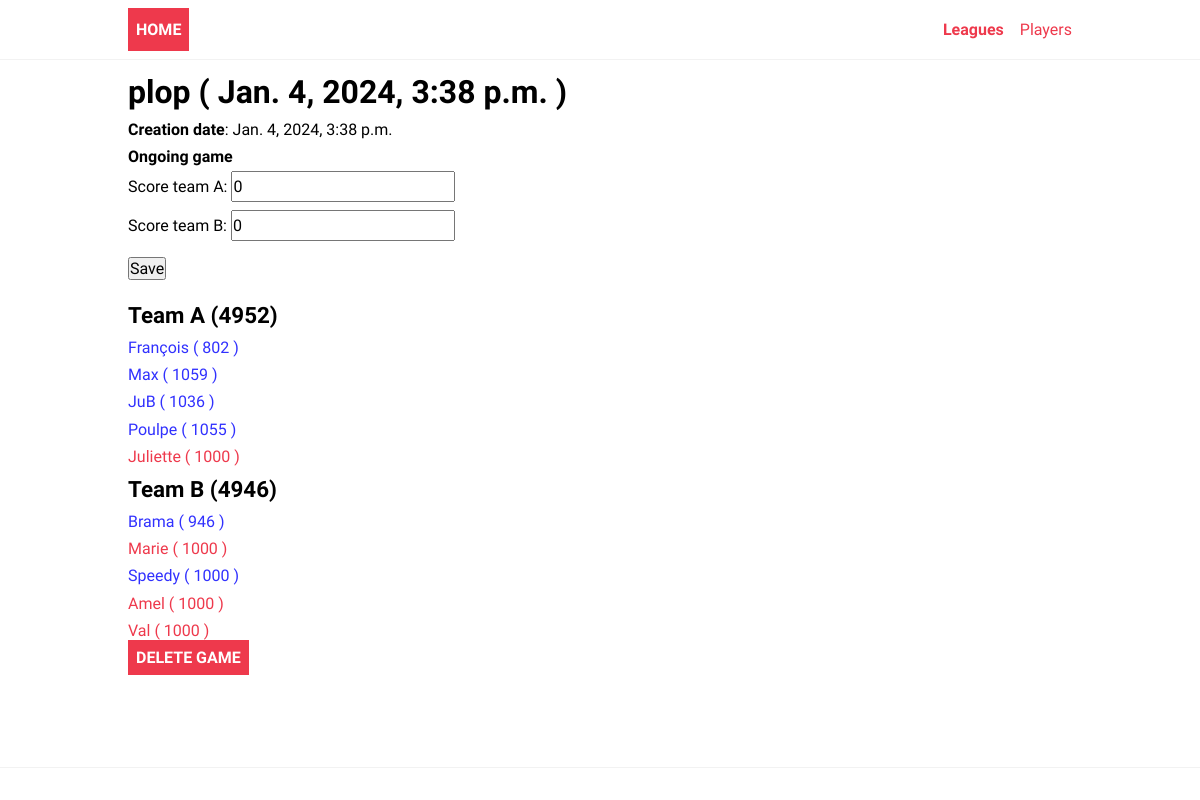
The app's page /ladder/leagues/5/69 with its own data.
### ladder/models.py (models this page shows, shortened)
class Game(models.Model):
    league = models.ForeignKey(League, on_delete=models.CASCADE)
    creation_date = models.DateTimeField()
    completion_date = models.DateTimeField(default=datetime.datetime.utcfromtimestamp(0))
    completed = models.BooleanField(default=False)
    score_team_a = models.IntegerField(default=0)
    score_team_b = models.IntegerField(default=0)

class League(models.Model):
    name = models.CharField(max_length=200)

class Team(models.Model):
    game = models.ForeignKey(Game, on_delete=models.CASCADE)
    player = models.ForeignKey(Player, on_delete=models.CASCADE)
    team_name = models.CharField(max_length=1)

class Player(models.Model):
    name = models.CharField(max_length=200)
    gender = models.CharField(max_length=10, choices=genders)
    score = models.IntegerField(default=1000)

### ladder/views.py (the view, shortened to what this page needs)
# urls.py: path("leagues/<int:league_id>/<int:pk>", views.GameDetail.as_view(), name="game"),
class GameDetail(FormMixin, generic.DetailView):
    model=Game
    template_name = "ladder/game.html"
    form_class=ScoreForm
    def get_context_data(self, **kwargs):
        context = super().get_context_data(**kwargs)
        context["score_team_a"] = get_team_score(context["game"], 'A')
        context["score_team_b"] = get_team_score(context["game"], 'B')
        context["team_a"] = context["game"].team_set.filter(team_name='A')
        context["team_b"] = context["game"].team_set.filter(team_name='B')
        context["league"] = context["game"].league
        return context

### ladder/forms.py
class ScoreForm(forms.ModelForm):
    class Meta:
        model = Game
        fields = ['score_team_a', 'score_team_b']
        labels = {
            'score_team_a': 'Score team A',
            'score_team_b': 'Score team B'
        }

### ladder/views.py (called while the page is built)
def get_team_score(Game, team_name):
    team=Game.team_set.filter(team_name=team_name)
    return TeamScore(team)

def TeamScore(team):
    score=0
    for t in team:
         player = t.player
         score = score + player.score
    return score

### ladder/templates/ladder/game.html (shortened to what this page needs)
{% extends 'ladder/base.html' %}
{% block content %}
<h1>{{ game.league.name }} ( {{ game.creation_date }} ) </h1>
<div>
  <p><b>Creation date</b>:   {{game.creation_date}}</p>
  {% if game.completed %}
  <p><b>Completion date</b>:   {{game.completion_date}}</p>
  <p><b>Score A</b>:   {{game.score_team_a}}</p>
  <p><b>Score B</b>:   {{game.score_team_b}}</p>
  {% else %}
  <p><b>Ongoing game</b></p>
  {% endif %}
</div>
{% if game.completed == False %}
<form action="{% url 'ladder:game' league.id game.id %}" method="post">
    {{ form.as_p }}
    <input type="submit" value="Save">
</form>
{% endif %}
<h2>Team A ({{ score_team_a }})</h2>
<ul>
  {% for team in team_a  %}
  <p>
    <a href="{% url 'ladder:player' team.player.id %}" class="{% if team.player.gender == 'f' %} woman {% else %} man {% endif %}">{{ team.player.name }} ( {{ team.player.score }} )</a></p>
  {% endfor %}
</ul>
<h2>Team B ({{ score_team_b }})</h2>
<ul>
  {% for team in team_b  %}
  <p><a href="{% url 'ladder:player' team.player.id %}" class="{% if team.player.gender == 'f' %} woman {% else %} man {% endif %}">{{ team.player.name }} ( {{ team.player.score }} )</a></p>
  {% endfor %}
</ul>
<a href="{% url 'ladder:delete-game' league.id game.id %}" class="logo">Delete Game</a>
{% endblock content %}

### ladder/static/ladder/style.css (style rules this page uses)
:root { --color-primary: #ee394c; --color-secondary: #86b7fe; --color-light: #f2f2f2; --color-gray: #ced4da; --color-dark: #212121; --color-white: #ffffff; --color-error: #e2442f; --color-warning: #ffc900; --color-info: #02a2b9; --color-success: #1ba345; --color-input: #00d1b2; --color-blue: #3131fe; --color-pink: #fe86b7; --border-radius: 5px; }
* { margin: 0; padding: 0; box-sizing: border-box; text-rendering: optimizeLegibility; }
html, body { height: 100%; }
input, button, textarea { font: inherit; }
body { font-family: 'Dosis', sans-serif; font-size: 1rem; line-height: 1.7; display: flex; flex-direction: column; }
h1 { font-size: 2rem; line-height: 1.5; }
h2 { font-size: 1.4rem; }
a { color: var(--color-primary); text-decoration: none; }
.logo { padding: 0.5rem; background-color: var(--color-primary); text-decoration: none; color: var(--color-white); font-weight: bold; text-transform: uppercase; }
form > * { display: block; margin-bottom: 0.5rem; }
form > input[type='submit'], form > button { margin: 1rem 0; }
.man { color:var(--color-blue); }

### records on screen
Game: league.name "plop", creation_date "Jan. 4, 2024, 3:38 p.m."
Team: player.name "François", player.score "802"
Team: player.name "Max", player.score "1059"
Team: player.name "JuB", player.score "1036"
Team: player.name "Poulpe", player.score "1055"
Team: player.name "Juliette", player.score "1000"
Team: player.name "Brama", player.score "946"
Team: player.name "Marie", player.score "1000"
Team: player.name "Speedy", player.score "1000"
Team: player.name "Amel", player.score "1000"
Team: player.name "Val", player.score "1000"

### other values on screen
{{ score_team_a }} "4952"
{{ score_team_b }} "4946"
